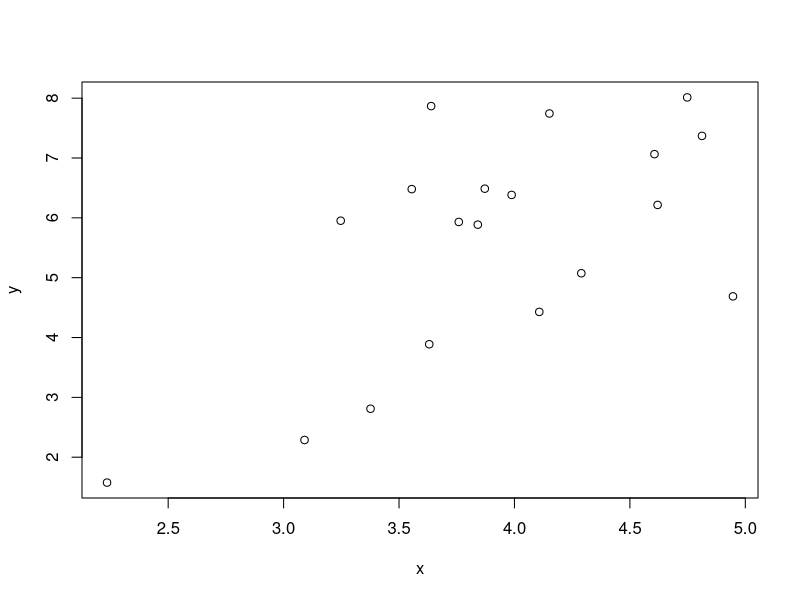
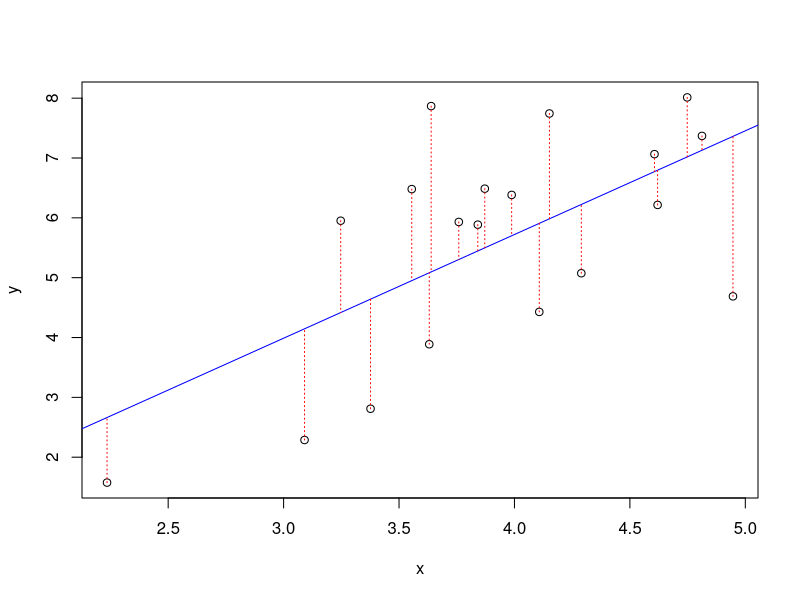

Source code (R) for these figures, in order:
## ---- chunk 1
library(readxl)
library("knitr")
library("kableExtra")
penyebutan <- read_excel("penyebutan.xlsx")
penyebutan %>% 
  kbl(caption = "Beberapa Penyebutan Variabel dalam Analisis Regresi") %>%
  kable_paper("hover", full_width=F)

## ---- chunk 2
library("knitr")
library("kableExtra")
PJMotor <- read.delim("PJMotor.txt")
PJMotor %>% 
  kbl(caption = "Penjualan Motor (y) dan Pertumbuhan Pendapatan (x) 2001-2019") %>%
  kable_paper("hover", full_width=F)
## ---- chunk 3
PJMotor <- read.delim("PJMotor.txt")
attach(PJMotor)
plot(x, y)
## ---- chunk 4
PJMotor <- read.delim("PJMotor.txt")
plot(x, y)
md <- lm(y ~ x, data = PJMotor)
abline(md, col= "blue")
segments(x, y, x, -1.210 + 1.733*x, lty=3, col = "red")
